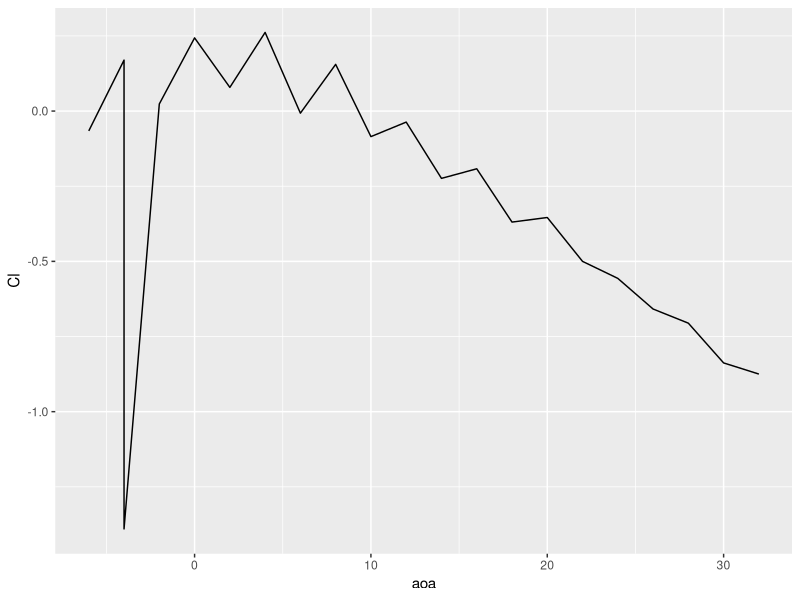

Write R code to recreate this figure.
# Script created by Sam Hince
# 10/28/2020

library(dplyr)
library(ggplot2)
library(MASS) # to access Animals data sets
library(scales) # to access break formatting functions

###########################################################################################

# online desnsity calculator: https://www.omnicalculator.com/physics/air-density
rho = 1.17279 # kg / m^3
viscosity = 18.45*(10^-6)

chord = 0.061 # 61 (mm)
span = 0.257 # 257 (mm)
A = chord * span

###########################################################################################
# Question 3: For the clean airfoil configuration plot, on a single plot, cl versus 
# 				corrected angle of attack for the three test speeds.  

# calibration numbers
#aoa <- c(-8,-6,-4,-2,0,2,4,6,8,10,12,14,16,18,20,22,24,26,28,30)
#Fx <- c(-1.46804,-1.47312,-1.48053,-1.48216,-1.47701,-1.47442,-1.47234,-1.46904,-1.45681,
#		-1.44723,-1.43406,-1.42372,-1.40456,-1.39081,-1.37318,-1.351,-1.32738,-1.30226,
#		-1.27675,-1.27675)
#Fz <- c(-2.57659,-2.63442,-2.69745,-2.77846,-2.88202,-2.93373,-2.99059,-3.04139,-3.09796,
#		-3.13129,-3.18543,-3.21783,-3.2635,-3.25604,-3.24901,-3.26621,-3.31875,-3.31109,
#		-3.36873,-3.36873)

# 10 m/s
aoa <- c(-4,0,4,8,12,16,20,24,28,32,30,26,22,18,14,10,6,2,-2,-6,-4)
#aoa <- c(
#	-3.77544938413365,
#	-0.377995776824753,
#	4.94192906427867,
#	7.01538222386539,
#	12.1599796521173,
#	17.065376940449,
#	18.1663823790781,
#	25.3226372018242,
#	28.1844130190183,
#	29.9859586726403,
#	32.0824125830047,
#	24.1196927884345,
#	22.2998039825171,
#	18.8781055482468,
#	12.8708194473109,
#	10.3043602150186,
#	6.69228935307356,
#	1.40170962291147,
#	-2.55876818734084,
#	-4.62502542552439,
#	1.48991486747582
#)
Fx <- c(-0.03411,0.22371,0.44737,0.575975,0.643503,0.762648,0.891588,1.026681,1.137245,    #lift
		1.285035,1.194433,1.050701,0.884398,0.744954,0.605834,0.476371,0.31134,0.1745,
		-0.07668,-0.34511,-1.47585) 
Fz <- c(-2.721,-2.83677,-2.9509,-3.07232,-3.18971,-3.29999,-3.40131,-3.56405,-3.52057,     #drag
		-3.57429,-3.60924,-3.53526,-3.41617,-3.3914,-3.2807,-3.15153,-3.02338,-2.92275,
		-2.81749,-2.70257,-2.78738)

L <- (Fx * cos(aoa*pi/180)) + (Fz * sin(aoa*pi/180))

dynamicPressure <- ((10^2) * 0.5 * rho)

Cl = L/(dynamicPressure * A)

df10 <- data.frame(Cl, aoa)

#L <- (Fx * cos(aoa*pi/180)) + (Fz * sin(aoa*pi/180))
#D <- (Fx * sin(aoa*pi/180)) + (Fz * cos(aoa*pi/180))

#Drag0 <- -0.0181225 # N
#dynamicPressure <- ((10^2) * 0.5 * rho)

#Cl = L/(dynamicPressure * A)

# 20 m/s
#aoa <- c(-4,0,4,8,12,16,20,24,22,18,14,10,6,2,-2,-6,-4)
#Fx <- c(-0.962373,-0.0178273,1.11691,2.01314,2.01404,2.38054,2.09885,2.37995,2.66004,
#		2.48684,1.6603,2.47189,1.65615,0.597499,-0.504352,-1.43755,-1.02606)
#Fz <- c(-2.87322,-2.91808,-2.75606,-2.59446,-2.87537,-2.27961,-2.45926,-2.20247,-3.05567,
#		-2.86314,-3.02781,-2.44304,-2.71738,-2.8017,-2.77841,-2.7767,-2.85665)

# 30 m/s
#aoa <- c(-4,0,4,8,12,16,20,24,22,18,14,10,6,2,-2,-6,-4)
#Fx <- c(-0.730619,0.872336,2.76487,4.10705,4.98186,5.09122,4.78878,4.97019,5.20539,4.7285,
#		4.62891,4.86196,3.65049,1.86597,0.0741441,-1.28805,-0.633635)
#Fz <- c(-2.7895,0.872336,-2.63626,-2.29676,-1.8889,-2.38128,-2.91517,-3.316,-3.20051,
#		-2.89337,-2.48196,-2.08783,-2.51249,-2.84499,-2.9109,-2.83289,-2.92001)

# On another figure, plot corrected CD versus corrected angle of attack for the three 
#				test speeds.  

# Finally, plot corrected Cm, ac versus corrected angle  of  attack  for  the  three  
#				test  speeds. This  will  produce  three  plots  with  three curves each.

###########################################################################################
# Question 3: For the clean airfoil configuration plot, on a single plot, cl versus 
# 				corrected angle of attack for the three test speeds. 

# V = 10m/s
Cl <- c(0.132088597568439,
		-0.222350456955737,
		0.554075920163923,
		-0.579186927138006,
		0.094105677716043,
		0.62669231791118,
		-1.07859860054231,
		0.778021883426021,
		0.108478246481326,
		-1.18473019256451,
		1.22494857823805,
		-1.10606306562673,
		0.17635528383361,
		0.516532675439294,
		-0.664223854522972,
		0.179035420599204,
		0.407229031219743,
		-0.351935515934428,
		-0.328687169024026,
		0.808808573220949,
		3.22936168675048)

aoa <- c(-3.77544938413365,
		 -0.377995776824753,
		 4.94192906427867,
		 7.01538222386539,
		 12.1599796521173,
		 17.065376940449,
		 18.1663823790781,
		 25.3226372018242,
		 28.1844130190183,
		 29.9859586726403,
		 32.0824125830047,
		 24.1196927884345,
		 22.2998039825171,
		 18.8781055482468,
		 12.8708194473109,
		 10.3043602150186,
		 6.69228935307356,
		 1.40170962291147,
		 -2.55876818734084,
		 -4.62502542552439,
		 1.48991486747582)

#df10 <- data.frame(Cl, aoa)

### 20 m/s

Cl <- c(-0.051865219289389,
		-0.077924302718142,
		0.55053553550705,
		-0.957331042261996,
		0.516129559883722,
		0.132803590468706,
		-0.836073624989523,
		1.05527579407189,
		-0.001606733602569,
		0.860255161632821,
		-0.836147398088704,
		0.403601475726465,
		0.378984185986606,
		-0.548606323914886,
		0.163228520798893,
		0.135760796067198,
		-0.145620716570433)

aoa <- c(-4.08817087279196,
		 -0.132471314620842,
		 4.93591041036198,
		 6.37253722815461,
		 12.8774202518023,
		 16.2257661037968,
		 18.5786748375178,
		 25.7939688499222,
		 21.9972685528756,
		 19.4624337747758,
		 12.5785494232492,
		 10.686122508735,
		 6.64427311617723,
		 1.06736924934469,
		 -1.72251151464188,
		 -5.76920664668576,
		 -4.24755521816974)

df20 <- data.frame(Cl, aoa)

### 25 m/s

Cl <- c(-0.073651312982364,
		0.61653870939048,
		0.557847746106591,
		-0.984529517260265,
		0.756653577406887,
		0.239320613414602,
		-0.99955530464777,
		1.00473503666272,
		0.028396717037213,
		0.843030217868733,
		-1.03903444822758,
		0.434506621972623,
		0.375110317510237,
		-0.550728306744963,
		0.206642688509047,
		0.070057135089857,
		-0.138130772417015)

aoa <- c(-4.12520723207002,
		 1.04811580596382,
		 4.94834116838121,
		 6.32629982065755,
		 13.2863110815917,
		 16.4068450428048,
		 18.3007559820988,
		 25.7080495623266,
		 22.0482744189633,
		 19.4331513703768,
		 12.2336414380131,
		 10.7386612573535,
		 6.6376875397674,
		 1.06376187853356,
		 -1.64870742953462,
		 -5.88090287034724,
		 -4.23482231310893)

df25 <- data.frame(Cl, aoa)

###

pl <- ggplot(df10) + geom_line(aes(x = aoa, y = Cl))
print(pl)
